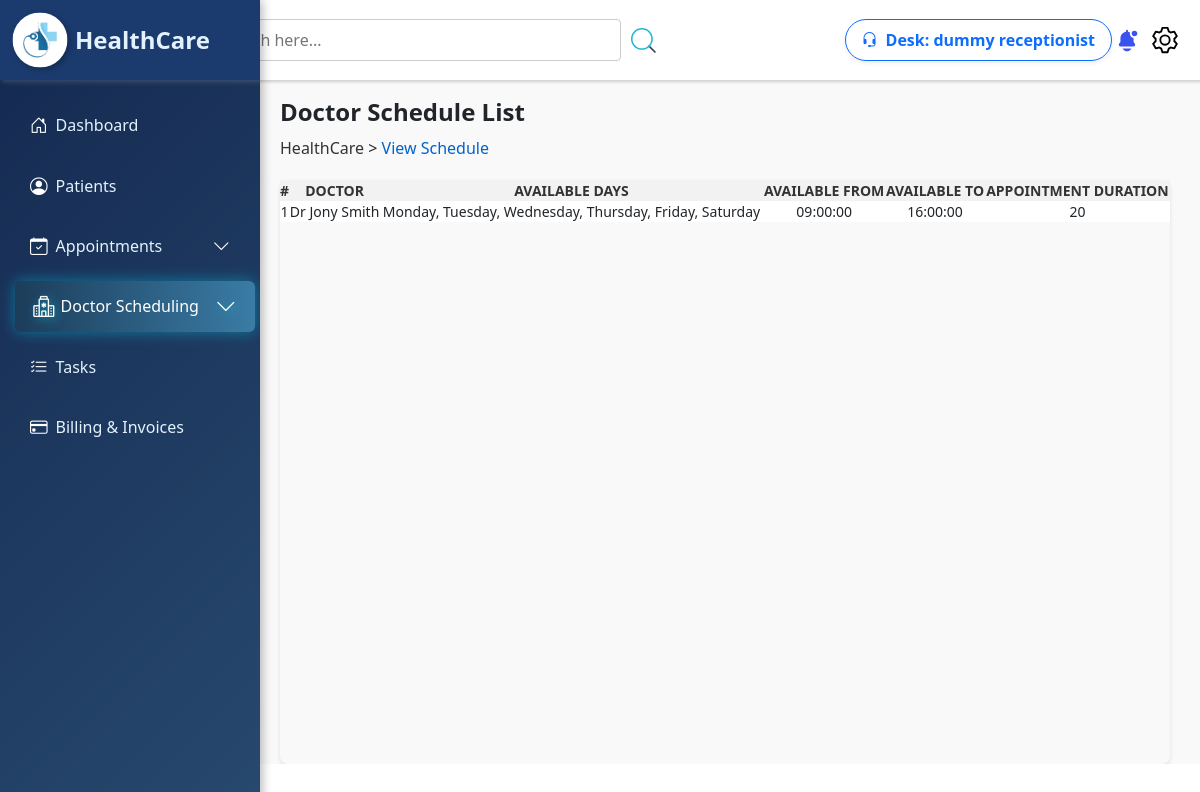
Screenshot of /Healthcare_manage/receptionist/Viewdoctor_schedule.php (signed in) with the database file from the repository.
### tables this page shows
CREATE TABLE `receptionist` (
  `rid` int(5) NOT NULL,
  `name` varchar(100) NOT NULL,
  `dob` date NOT NULL,
  `gender` varchar(10) NOT NULL,
  `hire_dt` datetime NOT NULL DEFAULT current_timestamp(),
  `email` varchar(255) NOT NULL,
  `contact` decimal(10,0) NOT NULL,
  `username` varchar(100) NOT NULL,
  `password` varchar(255) NOT NULL,
  `status` varchar(10) NOT NULL DEFAULT 'Active'
);

CREATE TABLE `doctor_schedule` (
  `schedule_id` int(11) NOT NULL,
  `doctor_id` int(5) NOT NULL,
  `available_days` longtext NOT NULL CHECK (json_valid(`available_days`)),
  `available_from` time NOT NULL,
  `available_to` time NOT NULL,
  `appointment_duration` int(10) NOT NULL
);

CREATE TABLE `doctors` (
  `doctor_id` int(5) NOT NULL,
  `doctor_name` varchar(50) NOT NULL,
  `specilization` varchar(100) NOT NULL,
  `consultancy_fee` decimal(5,0) NOT NULL,
  `dob` date NOT NULL,
  `gender` varchar(50) NOT NULL,
  `address` varchar(255) NOT NULL,
  `email` varchar(255) NOT NULL,
  `contact` decimal(10,0) NOT NULL,
  `username` varchar(50) NOT NULL,
  `password` varchar(255) NOT NULL,
  `photo` varchar(255) NOT NULL,
  `status` varchar(50) NOT NULL DEFAULT 'Active',
  `create_at` datetime NOT NULL DEFAULT current_timestamp()
);

### Healthcare_manage/receptionist/Viewdoctor_schedule.php (the view, shortened to what this page needs)
<?php
$conn = connection();
$query3 = mysqli_query($conn, "SELECT * FROM doctor_schedule");
?>
<!DOCTYPE html>
<html lang="en">
<head>
    <link rel="stylesheet" href="./style/Viewdoctor_schedule.css">
    <link rel="stylesheet" href="https://cdn.datatables.net/1.11.5/css/jquery.dataTables.min.css" />
    <link rel="stylesheet" href="https://cdn.datatables.net/2.2.2/css/dataTables.dataTables.css" />
    <link rel="stylesheet" href="https://cdn.datatables.net/buttons/3.2.2/css/buttons.dataTables.css" />
    <link href="https://cdn.jsdelivr.net/npm/bootstrap@5.3.3/dist/css/bootstrap.min.css" rel="stylesheet"
>
    <link rel="stylesheet" href="https://cdn.jsdelivr.net/npm/bootstrap-icons/font/bootstrap-icons.css">
</head>
<body>
    <?php
    include_once("./Navbar.php");
    include_once("./admin_header.php");
    ?>
    <div class="content">
        <div class="header-list">
            <div class="left pt-4">
                <h4 class="fw-bold">Doctor Schedule List</h4>
                <p style="margin-top:10px;"><a href="./Dashboard.php"> HealthCare </a> > <span> View Schedule</span></p>
            </div>
        </div>
        <div class="container">
            <div class="table-container">
                <table id="myTable" class="nowrap">
                    <thead>
                        <tr>
                            <th class="text-center">#</th>
                            <th class="text-center">Doctor</th>
                            <th class="text-center">Available Days</th>
                            <th class="text-center">Available From</th>
                            <th class="text-center">Available To</th>
                            <th class="text-center">Appointment Duration</th>
                        </tr>
                    </thead>
                    <tbody>
                        <?php while ($schedule = mysqli_fetch_assoc($query3)) { ?>
                            <tr>
                                <td><?php echo $schedule["schedule_id"]; ?></td>
                                <td><?php
                                    $data = mysqli_query($conn, "SELECT * FROM doctors WHERE doctor_id = " . $schedule["doctor_id"] . "");
                                    $doctor =  mysqli_fetch_assoc($data);
                                    echo $doctor["doctor_name"];
                                    ?></td>
                                <td><?php echo implode(", ", json_decode($schedule['available_days'])) ?></td>
                                <td><?php echo $schedule["available_from"]; ?></td>
                                <td><?php echo $schedule["available_to"]; ?></td>
                                <td><?php echo $schedule["appointment_duration"]; ?></td>
                            </tr>
                        <?php } ?>
                    </tbody>
                </table>
            </div>
        </div>
    </div>
</body>
</html>

### Healthcare_manage/receptionist/admin_header.php (shortened to what this page needs)
<?php
$conn = connection();
$runame = $_SESSION['receptionist'];
$query2 = mysqli_query($conn, "SELECT * FROM receptionist where username='$runame'");
$receptionist = mysqli_fetch_assoc($query2);
?>
<!DOCTYPE html>
<html lang="en">
<head>
    <link href="https://cdn.jsdelivr.net/npm/bootstrap@5.3.3/dist/css/bootstrap.min.css" rel="stylesheet"
>
    <link rel="stylesheet" href="https://cdn.jsdelivr.net/npm/bootstrap-icons/font/bootstrap-icons.css">
</head>
<body>
    <div class="box">
        <div class="search-container">
            <input type="search" class="search-bar" id="search-bar" placeholder="Search here...">
            <img src="./../assets/images/search.svg" height="25" id="search-button">
        </div>
        <div class="d-flex align-items-center">
            <a class="btn btn-outline-primary d-flex align-items-center px-3 py-2 rounded-pill shadow-sm">
                <i class="bi bi-headset me-2"></i>
                <strong> Desk: <?= $receptionist["name"] ?></strong>
            </a>
        </div>
        <div class="icons d-flex align-items-center gap-2">
            <img src="./../assets/images/notification.svg" alt="Notification" class="icon" id="notification">
            <img src="./../assets/images/setting.svg" alt="Settings" class="icon" id="setting">
        </div>
    </div>
</body>
</html>

### Healthcare_manage/receptionist/style/Viewdoctor_schedule.css (style rules this page uses)
.content { margin-left: 250px; padding: 0 10px; overflow-x: hidden; background-color: #f9f9f9; }
.header-list { height: 10vh; width: 100%; display: flex; align-items: center; justify-content: space-between; padding: 50px 10px; }
.left, .right { align-items: center; }
.left { flex-grow: 1; padding: 10px; }
.left a { text-decoration: none; color: #333; }
.left span { color: #0063cc; }
.content .container { min-height: 73vh; width: 100%; padding: 0px 20px; background-color: #f9f9f9; border-radius: 8px; display: flex; }
.table-container { width: 100%; border-radius: 8px; box-shadow: 0 2px 4px rgba(0, 0, 0, 0.1); }
table { min-width: 100%; border-collapse: collapse; background-color: #fff; }
thead { background-color: #f2f2f2; }
th, td { text-align: center; font-size: 14px; }
th { text-transform: uppercase; color: #333; background-color: #f2f2f2; }

### Healthcare_manage/receptionist/style/Navbar.css (style rules this page uses)
* { margin: 0; padding: 0; box-sizing: border-box; }

### Healthcare_manage/receptionist/admin_header.php (style rules this page uses)
.box { width: 100%; display: flex; justify-content: center; align-items: center; padding: 0 20px; background-color: #fff; height: 10vh; box-shadow: 2px 2px 3px rgb(206, 206, 206); }
.search-container { height: 100%; width: 100%; display: flex; justify-content: center; align-items: center; flex: 1; gap: 10px; min-width: 280px; }
.search-container #search-button { border: none; cursor: pointer; }
.search-bar { width: 50%; padding: 8px 10px; font-size: 16px; border: 1px solid #ccc; border-radius: 4px; outline: none; }
.icons { height: 100%; display: flex; justify-content: space-around; align-items: center; gap: 10px; flex-shrink: 0; }
.icon { width: 30px; height: 30px; cursor: pointer; }
.box { position: sticky; top: 0; z-index: 1; }

### rows the page displays
receptionist: name "dummy receptionist"
doctor_schedule: schedule_id "1", doctor.doctor_name "Dr Jony Smith", available_days "Monday, Tuesday, Wednesday, Thursday, Friday, Saturday", available_from "09:00:00", available_to "16:00:00", appointment_duration "20"
